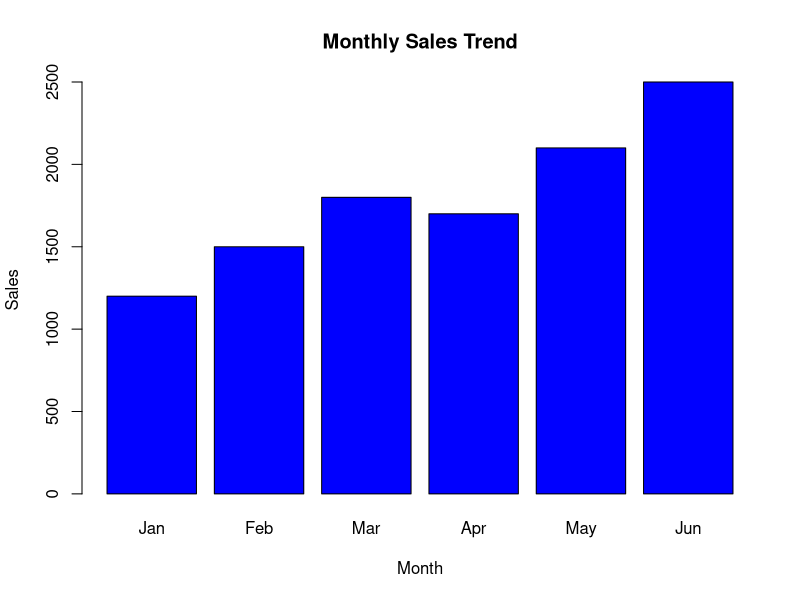

Source code (R):

month <- c("Jan", "Feb", "Mar", "Apr", "May", "Jun")
sales <- c(1200, 1500, 1800, 1700, 2100, 2500)

barplot(sales,
        col = "blue",
        xlab = "Month",
        ylab = "Sales",
        main = "Monthly Sales Trend",
        names.arg = month)
